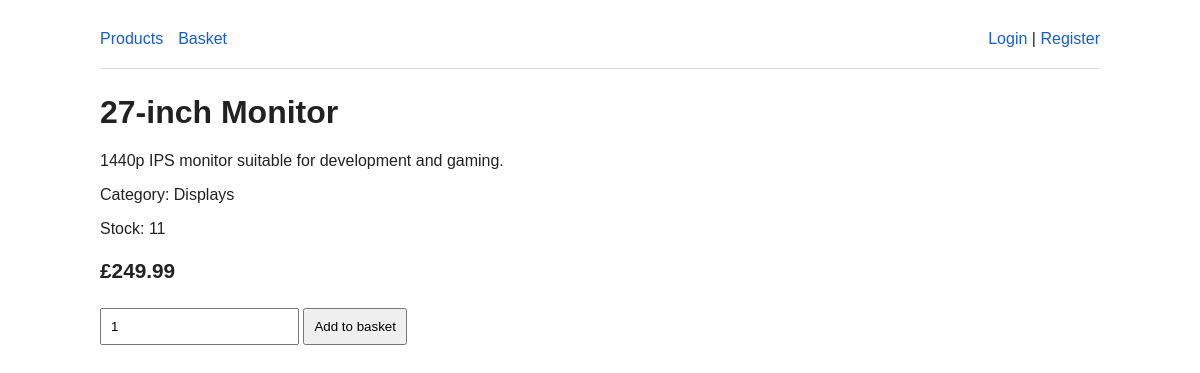
The app's page /product/3 with its own data.
### app/models.py (models this page shows)
class Product(db.Model):
    id = db.Column(db.Integer, primary_key=True)
    name = db.Column(db.String(150), nullable=False)
    description = db.Column(db.Text, nullable=False)
    price = db.Column(db.Float, nullable=False)
    stock = db.Column(db.Integer, nullable=False, default=0)
    category = db.Column(db.String(80), nullable=False)

### app/routes.py (the view)
@web.route("/product/<int:product_id>")
def product(product_id):
    product = db.session.get(Product, product_id)
    if not product:
        return "Product not found", 404
    return render_template("product.html", product=product, user=current_user())

### app/routes.py (called while the page is built)
def current_user():
    uid = session.get("user_id")
    return db.session.get(User, uid) if uid else None

### app/templates/product.html
{% extends "base.html" %}
{% block content %}
<h1>{{ product.name }}</h1>
<p>{{ product.description }}</p>
<p>Category: {{ product.category }}</p>
<p>Stock: {{ product.stock }}</p>
<p class="price">£{{ "%.2f"|format(product.price) }}</p>
<form method="post" action="{{ url_for('web.add_to_cart', product_id=product.id) }}">
  <input type="number" name="quantity" value="1" min="1">
  <button>Add to basket</button>
</form>
{% endblock %}

### app/templates/base.html (style rules this page uses)
body { font-family: Arial, sans-serif; max-width: 1000px; margin: 30px auto; padding: 0 20px; color: #222; }
.price { font-size:1.3em; font-weight:bold; }
input, button { padding:9px; margin:4px 0; }
button { cursor:pointer; }

### records on screen
Product: name "27-inch Monitor", description "1440p IPS monitor suitable for development and gaming.", category "Displays", stock "11", price "249.99"
